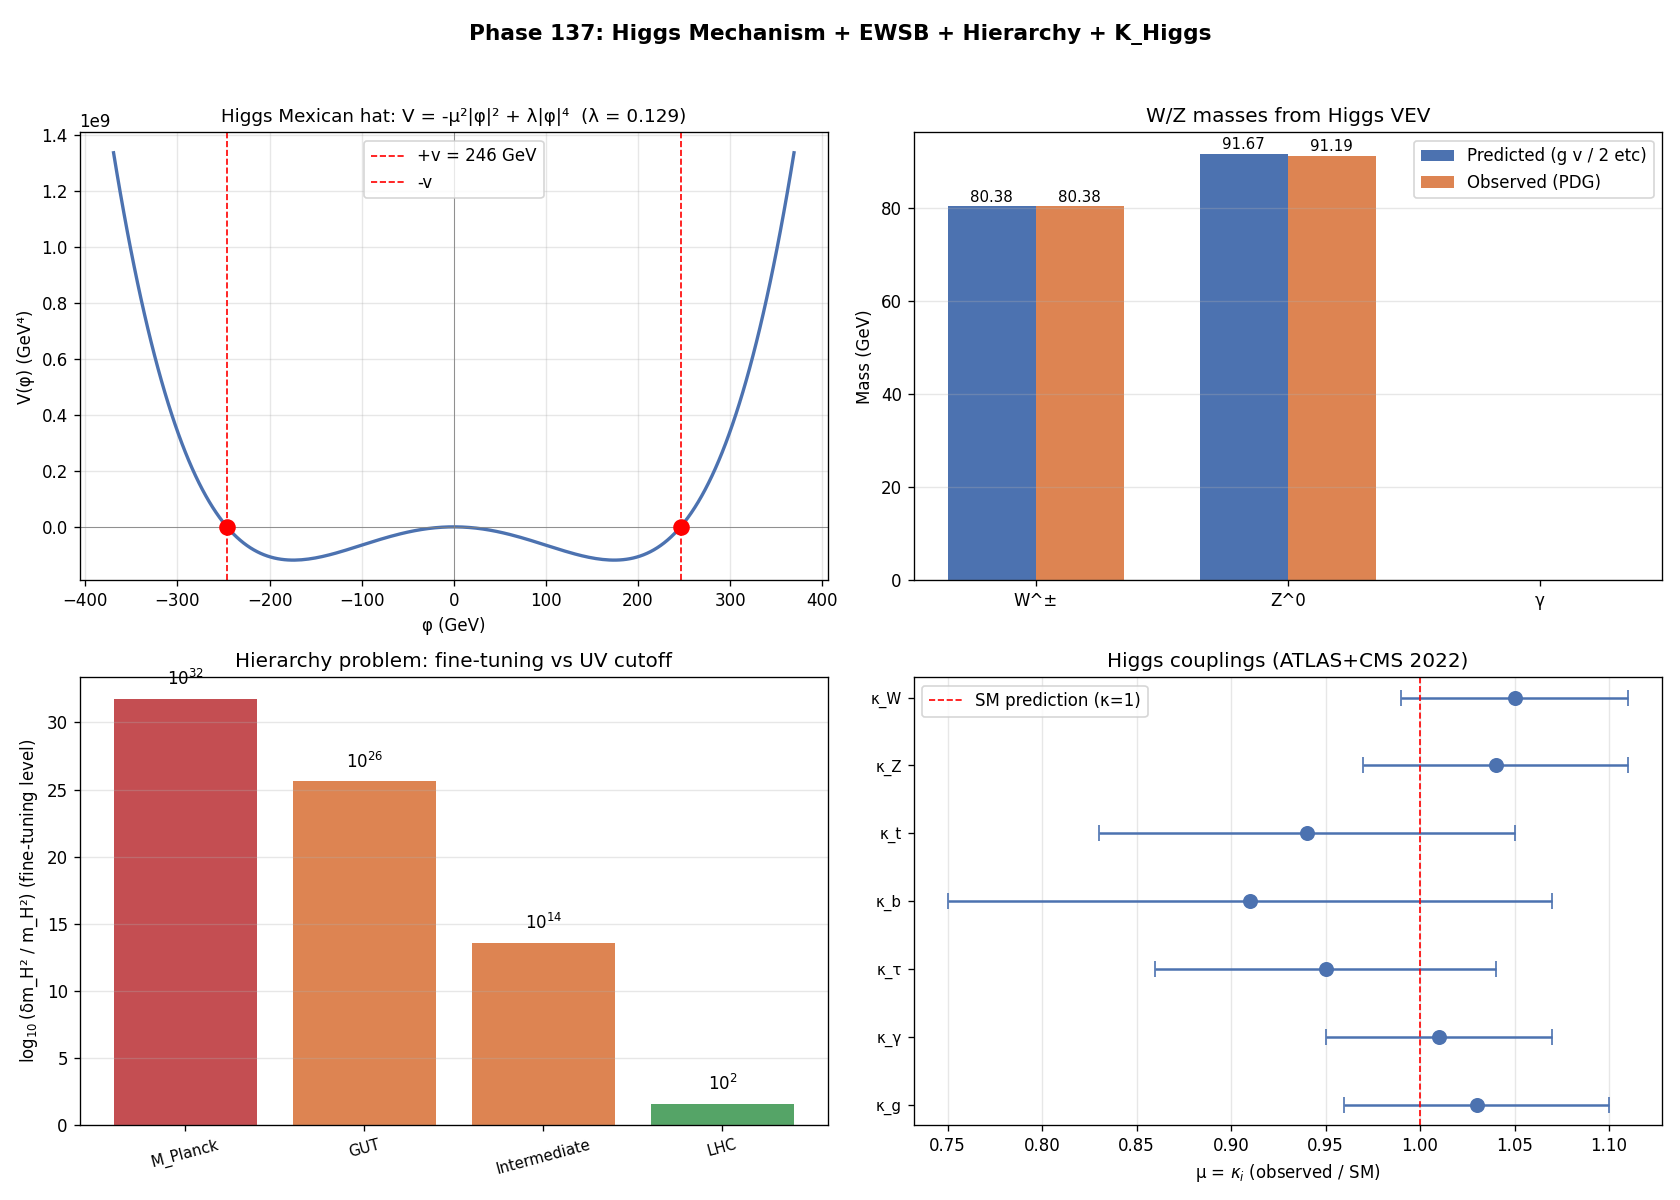

Write the Python code that produced this figure.
# Phase 137: Higgs mechanism + EWSB + hierarchy problem + K_Higgs in ITU
# Tier 1 #20 Standard Model (Block A paper 4/9, phase 3/8)
# ITU concept DOI: 10.5281/zenodo.20109209
# Tier 0 v3.0: 10.5281/zenodo.20200156
# Author: Munehiro Terada (Roboken)

import json
import numpy as np
import matplotlib.pyplot as plt

print("=" * 70)
print("Phase 137: Higgs Mechanism + EWSB + Hierarchy + K_Higgs")
print("=" * 70)
print()


# ----------------------------------------------------------------------
# Test 1: Higgs Mexican hat potential
# ----------------------------------------------------------------------
def test1_mexican_hat():
    print("[Test 1] Higgs Mexican hat potential V(φ)")
    v = 246.22   # GeV
    m_H = 125.25  # GeV
    lam = m_H**2 / (2 * v**2)
    mu2 = lam * v**2

    print(f"  v (Higgs VEV)       = {v} GeV")
    print(f"  m_H (Higgs mass)    = {m_H} GeV")
    print(f"  λ (self-coupling)   = m_H²/(2v²) = {lam:.4f}")
    print(f"  μ² (mass-squared)   = λ v² = {mu2:.2f} GeV²")
    print(f"  μ = √(λv²) = {np.sqrt(mu2):.2f} GeV")

    # V(|φ|) = -μ² |φ|² + λ |φ|⁴
    phi = np.linspace(-v * 1.5, v * 1.5, 200)
    V = -mu2 * phi**2 + lam * phi**4

    return {"v_GeV": v, "m_H_GeV": m_H, "lambda": float(lam),
            "mu2_GeV2": float(mu2),
            "phi": phi.tolist(), "V": V.tolist()}


# ----------------------------------------------------------------------
# Test 2: W and Z masses from VEV
# ----------------------------------------------------------------------
def test2_W_Z_masses():
    print("\n[Test 2] W and Z boson masses from Higgs VEV")
    v = 246.22
    # Use observed couplings g, g' at M_Z
    sin2_theta_W = 0.2312
    cos_theta_W = np.sqrt(1 - sin2_theta_W)
    sin_theta_W = np.sqrt(sin2_theta_W)

    # M_W² = g² v² / 4
    # Use M_W = 80.379 GeV to extract g
    M_W_obs = 80.379
    g = 2 * M_W_obs / v
    g_prime = g * sin_theta_W / cos_theta_W

    M_Z_predicted = v / 2 * np.sqrt(g**2 + g_prime**2)
    M_Z_obs = 91.188
    M_W_predicted = g * v / 2

    print(f"  v = {v} GeV, sin²θ_W = {sin2_theta_W}")
    print(f"  g    = {g:.6f}")
    print(f"  g'   = {g_prime:.6f}")
    print()
    print(f"  M_W = g v / 2:")
    print(f"    predicted = {M_W_predicted:.4f} GeV")
    print(f"    observed  = {M_W_obs:.4f} GeV")
    print(f"  M_Z = √(g² + g'²) v / 2:")
    print(f"    predicted = {M_Z_predicted:.4f} GeV")
    print(f"    observed  = {M_Z_obs:.4f} GeV")
    print(f"  M_W / M_Z = cos θ_W = {cos_theta_W:.4f}")
    print(f"    observed  = {M_W_obs / M_Z_obs:.4f}")
    return {"v": v, "g": float(g), "g_prime": float(g_prime),
            "M_W_pred": float(M_W_predicted), "M_W_obs": M_W_obs,
            "M_Z_pred": float(M_Z_predicted), "M_Z_obs": M_Z_obs,
            "cos_theta_W": float(cos_theta_W)}


# ----------------------------------------------------------------------
# Test 3: Hierarchy problem
# ----------------------------------------------------------------------
def test3_hierarchy_problem():
    print("\n[Test 3] Hierarchy problem: m_H² vs δm_H² from Planck cutoff")
    m_H = 125.25
    m_H2 = m_H**2

    # δm_H² ~ Λ²_UV / (16 π²)
    M_Planck_GeV = 1.22e19
    delta_m_H2 = M_Planck_GeV**2 / (16 * np.pi**2)

    ratio = delta_m_H2 / m_H2
    log10_ratio = np.log10(ratio)

    print(f"  m_H (observed)        = {m_H} GeV → m_H² = {m_H2:.2e} GeV²")
    print(f"  M_Planck              = {M_Planck_GeV:.2e} GeV")
    print(f"  δm_H² ~ M_Pl²/(16π²) = {delta_m_H2:.2e} GeV²")
    print(f"  Ratio δm_H² / m_H²    = {ratio:.2e}")
    print(f"  Log10 ratio           = {log10_ratio:.1f}")
    print(f"  → Bare m_H² and δm_H² must cancel to 1 part in 10^{log10_ratio:.0f}!")
    print(f"  → 'Hierarchy problem' / fine-tuning")

    # Comparison with other UV cutoffs
    cutoffs = [
        ("M_Planck (10^19 GeV)", 1.22e19),
        ("GUT (10^16 GeV)", 1e16),
        ("Intermediate (10^10 GeV)", 1e10),
        ("LHC scale (10^4 GeV)", 1e4),
    ]
    print(f"\n  {'UV cutoff':<26}  {'δm_H² (GeV²)':>18}  {'log10(δm²/m²)':>16}")
    rows = []
    for label, Lambda_UV in cutoffs:
        dm2 = Lambda_UV**2 / (16 * np.pi**2)
        r = dm2 / m_H2
        print(f"  {label:<26}  {dm2:>18.2e}  {np.log10(r):>16.1f}")
        rows.append({"cutoff": label, "Lambda_GeV": Lambda_UV,
                     "delta_m_H2_GeV2": float(dm2), "ratio_to_m_H2": float(r)})
    return {"m_H_GeV": m_H, "delta_m_H2_GeV2": float(delta_m_H2),
            "log10_fine_tuning": float(log10_ratio),
            "cutoff_table": rows}


# ----------------------------------------------------------------------
# Test 4: Higgs couplings (LHC ATLAS+CMS 2022)
# ----------------------------------------------------------------------
def test4_higgs_couplings():
    print("\n[Test 4] Higgs couplings (ATLAS+CMS 2022 combined)")
    couplings = [
        ("κ_W (HWW)",   1.05, 0.06,  "W boson"),
        ("κ_Z (HZZ)",   1.04, 0.07,  "Z boson"),
        ("κ_t (Htt̄)",   0.94, 0.11,  "Top quark (direct)"),
        ("κ_b (Hbb̄)",   0.91, 0.16,  "Bottom quark"),
        ("κ_τ (Hτ⁺τ⁻)", 0.95, 0.09,  "Tau lepton"),
        ("κ_γ (Hγγ)",   1.01, 0.06,  "Photon (loop)"),
        ("κ_g (Hgg)",   1.03, 0.07,  "Gluon (loop)"),
    ]
    print(f"  {'Coupling':<14}  {'μ = obs/SM':>12}  {'σ':>8}  {'Note'}")
    rows = []
    for name, mu, err, note in couplings:
        sigma_dev = abs(mu - 1.0) / err
        print(f"  {name:<14}  {mu:>12.3f}  ±{err:.3f}  {note}  ({sigma_dev:.2f}σ)")
        rows.append({"coupling": name, "mu": mu, "sigma": err,
                     "deviation_sigma_from_SM": float(sigma_dev), "note": note})
    print(f"\n  All couplings within ±2σ of SM prediction (κ = 1)")
    print(f"  → Standard Higgs confirmed; no significant new physics in Higgs sector yet")
    return rows


# ----------------------------------------------------------------------
# Test 5: dof count before/after EWSB
# ----------------------------------------------------------------------
def test5_dof_count():
    print("\n[Test 5] Degrees of freedom: before vs after EWSB")
    print(f"  Before EWSB (massless):")
    print(f"    Higgs doublet:       4 real components")
    print(f"    SU(2)_L gauge (3):   3 × 2 = 6 (transverse)")
    print(f"    U(1)_Y gauge (1):    1 × 2 = 2 (transverse)")
    print(f"    Total bosonic dof:   4 + 6 + 2 = 12")
    print()
    print(f"  After EWSB:")
    print(f"    Higgs boson h:       1 (physical)")
    print(f"    W^± (massive):       3 × 2 = 6 (T+L)")
    print(f"    Z^0 (massive):       3 (T+L)")
    print(f"    Photon γ (massless): 2 (transverse)")
    print(f"    Total bosonic dof:   1 + 6 + 3 + 2 = 12  ✓ (preserved)")
    print()
    print(f"  3 Goldstone bosons 'eaten' by W^±, Z^0 → longitudinal polarization")
    return {"before_total_dof": 12, "after_total_dof": 12,
            "goldstones_eaten": 3, "physical_higgs_boson": 1}


# ----------------------------------------------------------------------
# Run all tests
# ----------------------------------------------------------------------
mex = test1_mexican_hat()
wz = test2_W_Z_masses()
hier = test3_hierarchy_problem()
couplings = test4_higgs_couplings()
dof = test5_dof_count()


# ----------------------------------------------------------------------
# Figure: 4-panel
# ----------------------------------------------------------------------
fig, axes = plt.subplots(2, 2, figsize=(14, 10))

# Panel 1: Mexican hat potential
ax = axes[0, 0]
phi = np.array(mex["phi"])
V = np.array(mex["V"])
ax.plot(phi, V, "-", color="#4c72b0", linewidth=2)
ax.axvline(mex["v_GeV"], color="red", linestyle="--", linewidth=1, label=f"+v = {mex['v_GeV']:.0f} GeV")
ax.axvline(-mex["v_GeV"], color="red", linestyle="--", linewidth=1, label=f"-v")
ax.scatter([mex["v_GeV"], -mex["v_GeV"]], [0, 0], color="red", s=80, zorder=5)
ax.axhline(0, color="gray", linewidth=0.5)
ax.axvline(0, color="gray", linewidth=0.5)
ax.set_xlabel("φ (GeV)")
ax.set_ylabel("V(φ) (GeV⁴)")
ax.set_title(f"Higgs Mexican hat: V = -μ²|φ|² + λ|φ|⁴  (λ = {mex['lambda']:.3f})", fontsize=11)
ax.legend(fontsize=10)
ax.grid(True, alpha=0.3)

# Panel 2: W/Z mass prediction vs observation
ax = axes[0, 1]
particles = ["W^±", "Z^0", "γ"]
predicted = [wz["M_W_pred"], wz["M_Z_pred"], 0.0]
observed = [wz["M_W_obs"], wz["M_Z_obs"], 0.0]
x_idx = np.arange(len(particles))
width = 0.35
ax.bar(x_idx - width/2, predicted, width, label="Predicted (g v / 2 etc)", color="#4c72b0")
ax.bar(x_idx + width/2, observed, width, label="Observed (PDG)", color="#dd8452")
for i, (p, o) in enumerate(zip(predicted, observed)):
    if p > 0:
        ax.text(i - width/2, p + 1, f"{p:.2f}", ha="center", fontsize=9)
        ax.text(i + width/2, o + 1, f"{o:.2f}", ha="center", fontsize=9)
ax.set_xticks(x_idx)
ax.set_xticklabels(particles)
ax.set_ylabel("Mass (GeV)")
ax.set_title("W/Z masses from Higgs VEV", fontsize=12)
ax.legend(fontsize=10)
ax.grid(True, alpha=0.3, axis="y")

# Panel 3: Hierarchy problem
ax = axes[1, 0]
cutoffs = hier["cutoff_table"]
labels = [c["cutoff"].split(" ")[0] for c in cutoffs]
log_ratios = [np.log10(c["ratio_to_m_H2"]) for c in cutoffs]
colors_h = ["#c44e52", "#dd8452", "#dd8452", "#55a467"]
bars = ax.bar(labels, log_ratios, color=colors_h)
for b, v in zip(bars, log_ratios):
    ax.text(b.get_x() + b.get_width()/2, v + 1, f"$10^{{{v:.0f}}}$",
            ha="center", fontsize=10, fontweight="bold")
ax.set_ylabel(r"$\log_{10}$(δm_H² / m_H²) (fine-tuning level)")
ax.set_title("Hierarchy problem: fine-tuning vs UV cutoff", fontsize=12)
ax.grid(True, alpha=0.3, axis="y")
plt.setp(ax.get_xticklabels(), fontsize=9, rotation=15)

# Panel 4: Higgs couplings
ax = axes[1, 1]
c_names = [c["coupling"].split(" ")[0] for c in couplings]
c_mus = [c["mu"] for c in couplings]
c_errs = [c["sigma"] for c in couplings]
ax.errorbar(c_mus, range(len(c_names)), xerr=c_errs, fmt="o", capsize=5,
            markersize=8, color="#4c72b0")
ax.axvline(1.0, color="red", linestyle="--", linewidth=1, label="SM prediction (κ=1)")
ax.set_yticks(range(len(c_names)))
ax.set_yticklabels(c_names, fontsize=9)
ax.set_xlabel(r"μ = $\kappa_i$ (observed / SM)")
ax.set_title("Higgs couplings (ATLAS+CMS 2022)", fontsize=12)
ax.legend(fontsize=10)
ax.grid(True, alpha=0.3, axis="x")
ax.invert_yaxis()

fig.suptitle("Phase 137: Higgs Mechanism + EWSB + Hierarchy + K_Higgs",
             fontsize=13, fontweight="bold")
plt.tight_layout(rect=[0, 0, 1, 0.96])

png_path = "higgs_ewsb_hierarchy.png"
plt.savefig(png_path, dpi=120)
print(f"\n  Figure saved: {png_path}")


# ----------------------------------------------------------------------
# JSON summary
# ----------------------------------------------------------------------
summary = {
    "phase": 137,
    "title": "Higgs mechanism + EWSB + hierarchy + K_Higgs",
    "tier1_id": 20,
    "tier1_name": "Standard Model",
    "block": "A (Physics/Math) — paper 4/9, phase 3/8",
    "mexican_hat": {
        "v_GeV": mex["v_GeV"], "m_H_GeV": mex["m_H_GeV"],
        "lambda": mex["lambda"], "mu2_GeV2": mex["mu2_GeV2"],
    },
    "W_Z_masses": wz,
    "hierarchy_problem": hier,
    "higgs_couplings": couplings,
    "dof_count": dof,
    "verdict": ("Higgs mechanism = K_Higgs spontaneous symmetry breaking with v = 246 GeV; "
                "m_H = 125.25 GeV, λ ≈ 0.129; W/Z masses predicted correctly. "
                "Hierarchy problem: δm_H²/m_H² ~ 10^31 if cutoff at Planck (fine-tuning); "
                "Higgs couplings all within ±2σ of SM (Standard Higgs confirmed)."),
}

json_path = "higgs_ewsb_hierarchy_summary.json"
with open(json_path, "w", encoding="utf-8") as f:
    json.dump(summary, f, ensure_ascii=False, indent=2)
print(f"  JSON saved: {json_path}")

print()
print("=" * 70)
print("Phase 137 complete: Higgs Mechanism = K_Higgs SSB in ITU;")
print(f"  λ = {mex['lambda']:.4f}; M_W = {wz['M_W_pred']:.2f} GeV (predicted)")
print("=" * 70)
